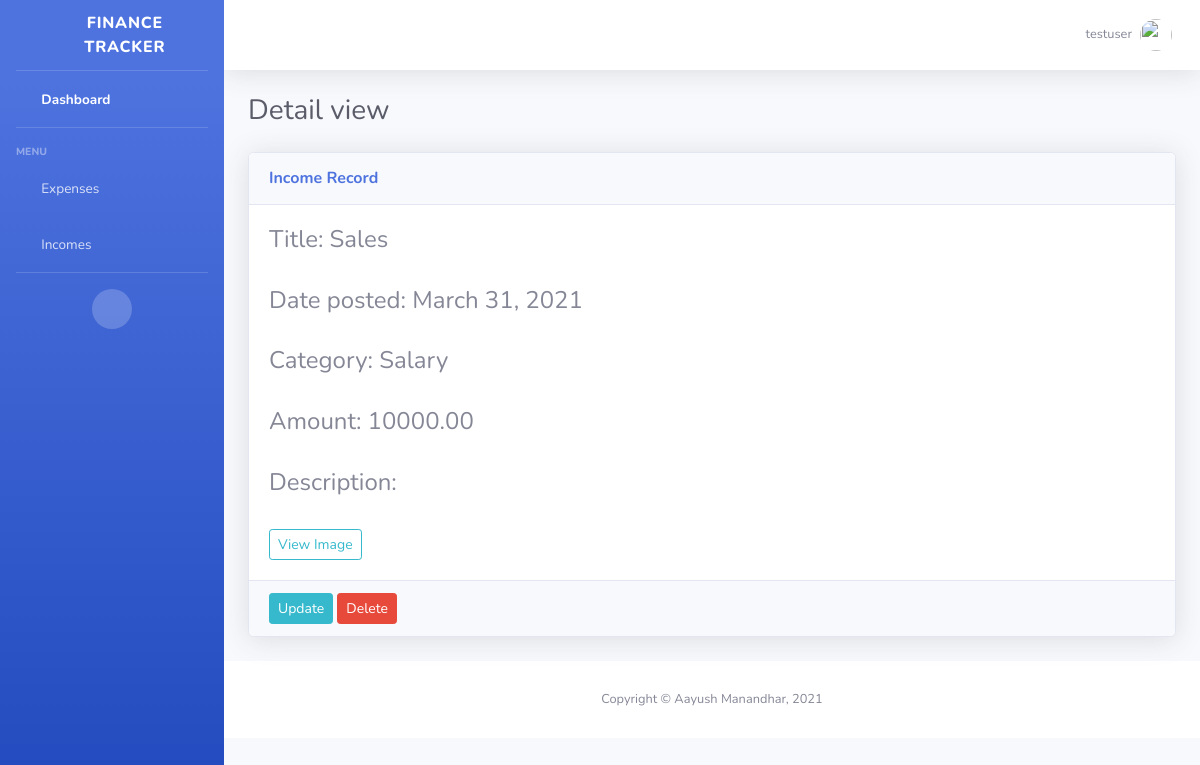
The page /detail_income/7 (signed in) on the database its author committed.
### expense/models.py (models this page shows, shortened)
class Income(models.Model):
    user = models.ForeignKey(User, on_delete=models.CASCADE, default=1)
    title = models.CharField(max_length=101)
    amount = models.DecimalField(max_digits=8, decimal_places=2)
    date = models.DateField(default=datetime.now)
    category = models.ForeignKey(IncomeCategory, on_delete=models.CASCADE)
    image = models.ImageField(upload_to="images/incomes", default='images/expenses/default.jpg', blank=True)
    description = models.TextField(blank=True)

class IncomeCategory(models.Model):
    name = models.CharField(max_length=20)
    def __str__(self):
        return self.name

### expense/views.py (the view)
# urls.py: path('detail_income/<str:pk>', views.detailIncome, name="detail_income"),
@login_required()
def detailIncome(request, pk):
    income = Income.objects.get(id = pk)
    context = {
        'income': income,
    }
    return render(request, 'expense/single_income.html', context)

### expense/templates/expense/single_income.html (shortened to what this page needs)
<!DOCTYPE html>
<html lang="en">
{% load static %}
<head>
    <link href="{% static 'expense/vendor/fontawesome-free/css/all.min.css' %}" rel="stylesheet" type="text/css">
    <link href="{% static 'expense/css/sb-admin-2.min.css' %}" rel="stylesheet">
</head>
<body id="page-top">
<div id="wrapper">
    {% include "expense/sidebar.html" %}
    <div id="content-wrapper" class="d-flex flex-column">
        <div id="content">
            {% include "expense/topbar.html" %}
            <div class="container-fluid">
                <h1 class="h3 mb-4 text-gray-800">Detail view</h1>
                <div class="card shadow mb-4 ">
                    <div class="card-header py-3">
                        <h6 class="m-0 font-weight-bold text-primary">Income Record</h6>
                    </div>
                    <div class="card-body">
                        <h4>Title: {{ income.title }} </h4> <br>
                        <h4>Date posted: {{ income.date }} </h4> <br>
                        <h4>Category: {{ income.category }} </h4><br>
                        <h4>Amount: {{ income.amount }} </h4><br>
                        <h4>Description: {{ income.description }} </h4><br>
                        {% if not income.image %}
                        No image attached!
                        {% else %}
                            <button class="btn btn-sm btn-outline-info"  data-toggle="modal"
                               data-target="#ImageModal">
                                View Image
                            </button>
                        {% endif %}
                    </div>
                    <div class="card-footer">
                        <a class="btn btn-sm btn-info" href="{% url 'update_income' income.id %}">Update</a>
                        <a class="btn btn-sm btn-danger" href="{% url 'delete_income' income.id %}">Delete</a>
                    </div>
                </div>
            </div>
            <footer class="sticky-footer bg-white">
                <div class="container my-auto">
                    <div class="copyright text-center my-auto">
                        <span>Copyright &copy; Aayush Manandhar, 2021</span>
                    </div>
                </div>
            </footer>
        </div>
    </div>
</body>
</html>

### expense/templates/expense/topbar.html (shortened to what this page needs)
      {% load static %}
            <nav class="navbar navbar-expand navbar-light bg-white topbar mb-4 static-top shadow">
                <ul class="navbar-nav ml-auto">
                    <li class="nav-item dropdown no-arrow">
                        <a class="nav-link dropdown-toggle" href="#" id="userDropdown" role="button"
                           data-toggle="dropdown" aria-haspopup="true" aria-expanded="false">
                            <span class="mr-2 d-none d-lg-inline text-gray-600 small">{{ request.user }}</span>
                            <img class="img-profile rounded-circle"
                                 src="{% static 'expense/img/undraw_profile_2.svg' %}">
                        </a>
                    </li>
                </ul>
            </nav>

### rows shown on the page
Income: title "Sales", date "March 31, 2021", category "Salary", amount "10000.00"

### other values the page prints
{{ request.user }} "testuser"
